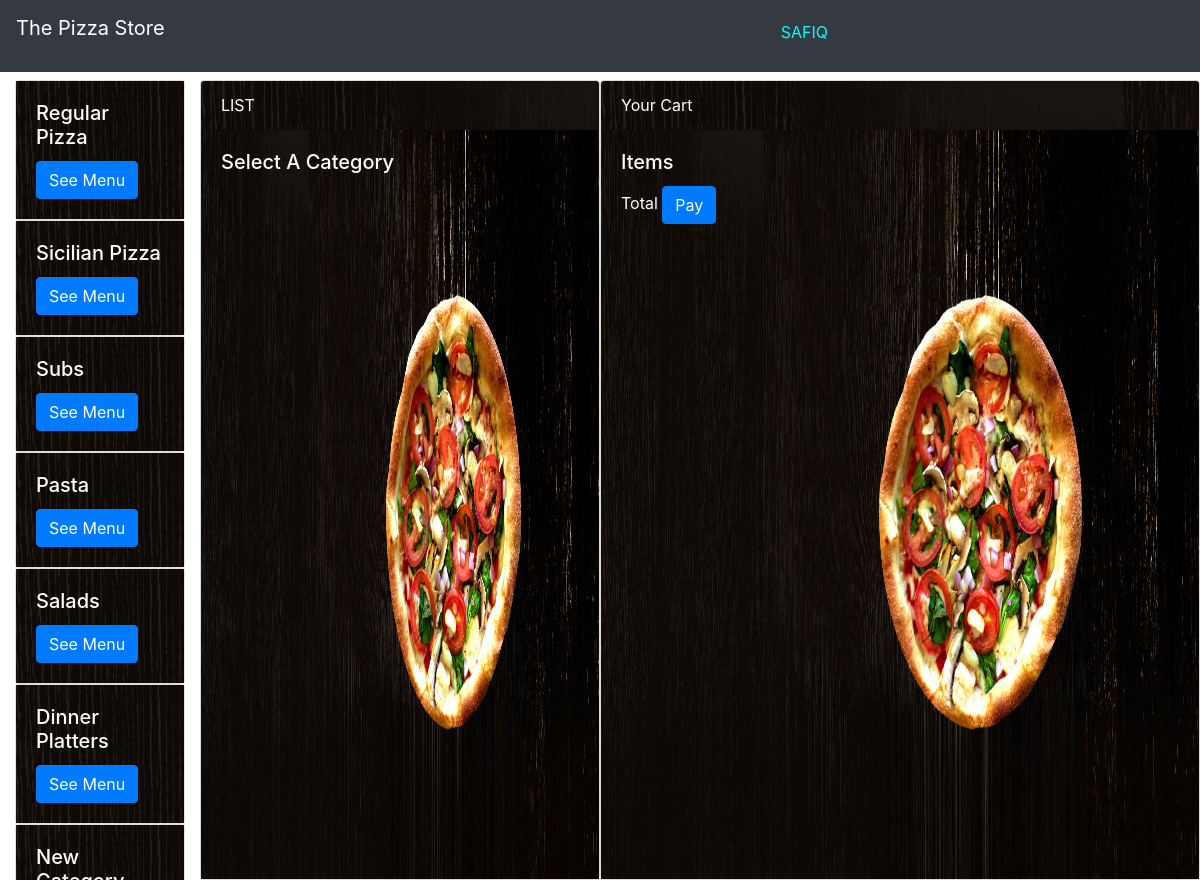
/index (signed in), run on the app's committed database.
### orders/models.py (models this page shows)
class Category(models.Model):
    category=models.CharField(max_length=64)
    def __str__(self):
        return f"{self.category}"

### orders/views.py (the view)
# urls.py: path("index",views.index,name="index"),
def index(request):
    if not request.user.is_authenticated:
        return render(request, "pizza/login.html", {"message": None})
    category=Category.objects.all()
    print(category)
    context = {
        "user": request.user,
        "category":category
    }
    return render(request,"pizza/index.html",context)

### orders/templates/pizza/index.html (shortened to what this page needs)
{% extends "pizza/layout.html" %}
{% load static %}
{% block body %}
    <nav class="navbar navbar-expand-lg navbar-dark bg-dark fixed-top">
        <p class="navbar-brand" href="#">The Pizza Store</p>
                <label class="userfloat" href="#">{{ user.username }}</label>
    </nav>
<div class="container-fluid">
<div class="row" style="margin-top: 5rem;">
<div class="col-sm-2" style="height: 100vh; overflow-y: scroll;">
{% for cat in category %}
<div class="row ">
    <div class="col-sm-12">
        <div class="card">
            <div class="card-body listofmenu">
                <h5 class="card-title">{{cat.category}}</h5>
                <a href="#" data-cat="{{cat.category}}" class="btn btn-primary see-menu">See Menu</a>
            </div>
        </div>
    </div>
    </div>
{% endfor %}
</div>
<div class="col-sm-4">
    <div class="row">
            <div class="card bg-light mb-3 w-100" style="height:100vh">
                <div class="card-header listofmenu">LIST</div>
                <div class="card-body" id="pizza-background">
                    <h5 id="menu-title" class="card-title">Select A Category</h5>
                </div>
            </div>
    </div>
</div>
<div class="col-lg-6">
    <div class="row">
        <div  class="card bg-light mb-3 w-100" style="height:100vh">
            <div class="card-header listofmenu ">Your Cart</div>
            <div   id="cart-background" class="card-body">
                <h5 id="menu-title" class="card-title">Items</h5>
                    <span>Total</span>
<button type="button" id="pay_t" class="btn btn-primary" data-toggle="modal" data-target="#exampleModalCenter">
    Pay
</button>
            </div>
        </div>
    </div>
</div>
</div>
</div>
{% endblock %}

### orders/templates/pizza/layout.html (shortened to what this page needs)
<!DOCTYPE html>
<html lang="en">
<head>
    <link rel="stylesheet" href="https://maxcdn.bootstrapcdn.com/bootstrap/4.0.0/css/bootstrap.min.css"
>
    <link rel="stylesheet" href="static/style.css">
</head>
<body style="margin: 0;padding: 0;overflow: auto;">
            {% block body %}
            {% endblock %}
</body>
</html>

### orders/static/style.css (style rules this page uses)
#pizza-background { background-image: url("pizza1jpg.jpg"); background-repeat:no-repeat ; background-size: 100% 100vh; color:white; }
#cart-background { background-image: url("pizza1jpg.jpg"); background-repeat:no-repeat ; background-size: 100% 100vh; color:white; }
.listofmenu { background-repeat: no-repeat, repeat; background-image: url("piiza1.jpg"), url("pizza1jpg.jpg"); background-blend-mode: lighten; color: white ; }
.userfloat { float: right; color: aqua; margin-left: 600px; text-transform: uppercase; }

### data on the page
Category: category "Regular Pizza"
Category: category "Sicilian Pizza"
Category: category "Subs"
Category: category "Pasta"
Category: category "Salads"
Category: category "Dinner Platters"
Category: category "New…"

### other printed values
{{ user.username }} "SAFIQ"
